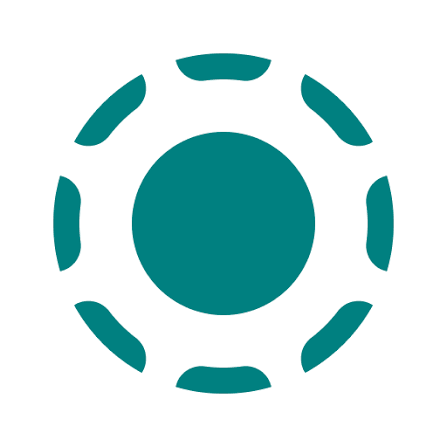
#> input picture art/share-shapes.png, 447 x 447 px
$ python make_app_icons.py ../art/share-shapes.png ../art/share-shapes.png
#> lines starting #> are read from the running program, lines starting #| are printed output that depends on the picture; after the words box and inside, x2 and y2 are one past the last pixel; in counts of white or black regions, pixels touching at a corner belong together
# make_app_icons.py <square source.png> <client dir>
#
# Writes OldSend's app icons at every size iOS 6 uses, finished the way Apple's own app icons are.
# iOS 6 treats apps in /Applications as system apps and draws their icons exactly as supplied: no
# rounded mask, no shadow, no gloss. Apple's apps therefore ship finished icons, and so does this.
#
# What a finished icon looks like was measured on an iPhone 4S running iOS 6.1.3, from Apple's
# icons (Mail, Notes, Messages, Settings, Safari) and from the templates iOS itself applies to App
# Store apps (/System/Library/PrivateFrameworks/MobileIcons.framework: AppIconMask, AppIconShadow,
# TableIconMask, TableIconOutline). Apple's home-screen icons are exactly that mask and shadow:
#   Home screen, iPhone (Icon@2x.png): 118 x 120 px. The icon is 114 px at x 2, y 1, with circular
#     corners of 20 px (10/57 of the size). Under it is a shadow: the same shape moved 2 px down,
#     blurred (a 5 px wide ramp: 14, 43, 85, 114 of 255 under the bottom edge, 14, 43 at the
#     sides) and 50 % black. SpringBoard puts that image 2 px down in its 118 x 124 icon, as is.
#   Home screen, iPad (Icon-72@2x.png): 148 x 152 px, the icon 144 px at x 2, y 2, a shadow
#     1.5 px down at 60 % black.
#   Settings, Spotlight, notifications (Icon-Small@2x.png): 58 x 58 px, corners of 9 px, and a thin
#     dark outline along the edge (black, 28 % at the top to 41 % at the bottom), no shadow.
#   iPad Spotlight (Icon-Small-50@2x.png): 100 x 100 px, the icon 96 px at x 2, y 2, a faint
#     one-pixel shadow under it.
# The 1x files are the same at half the size (the home-screen icon at x 1, y 0).
#
# The Info.plist must list every file, @2x ones included, in CFBundleIconFiles, as Apple's apps
# do: SpringBoard picks from the listed names only, and without Icon@2x.png it picks
# Icon-72.png (the 1x iPad icon) and scales it up, which looks soft and sits 1 px off.
#
# The source should be square, at least 512 px (1024 px best), with square corners and no gloss.
import os
import sys

from PIL import Image, ImageDraw, ImageFilter

SS = 8  # supersampling for the masks and shadows

# name: canvas w, canvas h, icon size, x, y, corner radius, shadow, outline   (pixels)
#   shadow: (drop, blur, opacity) or None; blur is a Gaussian sigma, or RAMP
RAMP = (14, 29, 42, 29, 14)  # Apple's shadow blur at @2x: the edge ramps 14, 43, 85, 114, 128
ICONS = {
    'Icon.png':             (59, 60, 57, 1, 0, 10.0, (1.0, 0.585, 0.50), False),   # iPhone home
    'Icon@2x.png':          (118, 120, 114, 2, 1, 20.0, (2.0, RAMP, 0.50), False),
    'Icon-72.png':          (74, 76, 72, 1, 1, 12.625, (0.75, 0.4, 0.60), False),  # iPad home
    'Icon-72@2x.png':       (148, 152, 144, 2, 2, 25.25, (1.5, 0.8, 0.60), False),
    'Icon-Small.png':       (29, 29, 29, 0, 0, 4.5, None, True),    # Settings, Spotlight, notifications
    'Icon-Small@2x.png':    (58, 58, 58, 0, 0, 9.0, None, True),
    'Icon-Small-50.png':    (50, 50, 48, 1, 1, 8.0, (0.5, 0, 0.18), False),   # iPad Spotlight
    'Icon-Small-50@2x.png': (100, 100, 96, 2, 2, 16.0, (1.0, 0, 0.18), False),
}


def shape(width, height, x, y, size, radius, inset=0.0):
    """Antialiased rounded square on a width x height canvas, supersampled SS times ('L')."""
    m = Image.new('L', (width * SS, height * SS), 0)
    box = [(x + inset) * SS, (y + inset) * SS, (x + size - inset) * SS - 1, (y + size - inset) * SS - 1]
    ImageDraw.Draw(m).rounded_rectangle(box, radius=radius * SS, fill=255)
    return m


def icon(source, width, height, size, x, y, radius, shadow, outline):
    canvas = Image.new('RGBA', (width, height), (0, 0, 0, 0))
    if shadow:
        drop, sigma, opacity = shadow
        m = shape(width, height, x, y + drop, size, radius)
        if isinstance(sigma, tuple):
            # Separable kernel on the final pixels, with room around so the edges get filtered too.
            k = len(sigma)
            pad = Image.new('L', (width + 2 * k, height + 2 * k), 0)
            pad.paste(m.reduce(SS), (k, k))
            weights = [a * b for a in sigma for b in sigma]
            m = pad.filter(ImageFilter.Kernel((k, k), weights, sum(weights))).crop((k, k, k + width, k + height))
        else:
            if sigma:
                m = m.filter(ImageFilter.GaussianBlur(sigma * SS))
            m = m.reduce(SS)
        canvas.putalpha(m.point(lambda v: int(v * opacity + 0.5)))

    # One resample from the source straight to the final size keeps the art sharp.
    body = source.resize((size, size), Image.LANCZOS).convert('RGBA')
    if outline:
        # The hairline dark edge of Apple's small icons: half a point wide, black from 72/255 at
        # the top to 104/255 at the bottom, following the rounded corners.
        hair = size / 58.0
        ring = Image.new('L', (size * SS, size * SS), 255)
        ring.paste(0, mask=shape(size, size, 0, 0, size, radius - 1.25 * hair, inset=hair))
        ring = ring.reduce(SS)
        alpha = Image.new('L', (size, size))
        alpha.putdata([v * int(round(72 + 32 * (i // size) / (size - 1))) // 255
                       for i, v in enumerate(ring.tobytes())])
        dark = Image.new('RGBA', (size, size), (0, 0, 0, 0))
        dark.putalpha(alpha)
        body.alpha_composite(dark)

    layer = Image.new('RGBA', (width, height), (0, 0, 0, 0))
    layer.paste(body, (x, y))
    layer.putalpha(shape(width, height, x, y, size, radius).reduce(SS))
    canvas.alpha_composite(layer)
    return canvas


def main(source_path, out_dir):
#> called with source_path = '../art/share-shapes.png', out_dir = '../art/share-shapes.png'
    source = Image.open(source_path).convert('RGB')
#> source is the input picture: PIL image 447x447 RGB; mean R, G, B 199.8, 227.4, 227.4
    if source.size[0] != source.size[1]:
        sys.exit('the source icon must be square')
    for name, spec in ICONS.items():
        icon(source, *spec).save(os.path.join(out_dir, name), optimize=True)
        print(name, spec[:2])
#> this loop made 8 passes
#> pass 1, in icon, `m = shape(width, height, x, y + drop, size, radius)`:
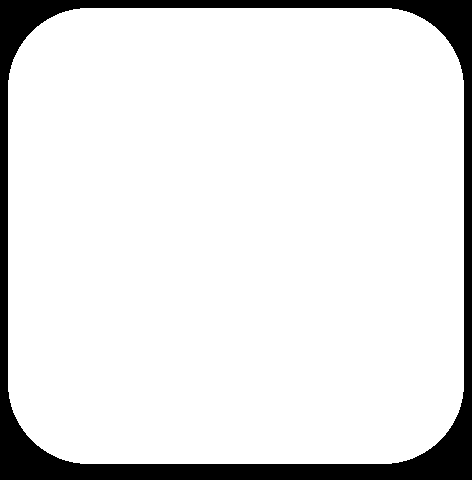
#> m: PIL image 472x480 L; 89.3% white; 1 black region, box (x1, y1, x2, y2) and area: (0, 0, 472, 480) 24224
#> pass 1, in icon, `m = m.filter(ImageFilter.GaussianBlur(sigma * SS))`:
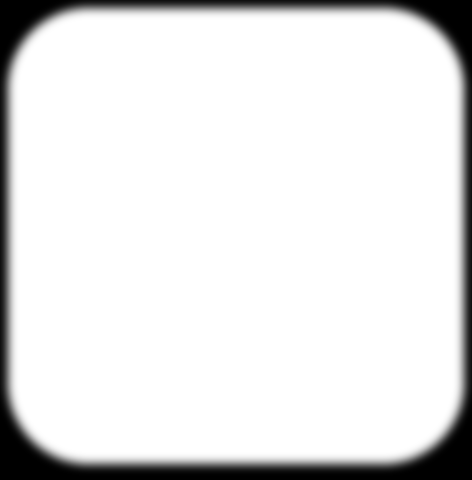
#> m: PIL image 472x480 L; min 0, max 255, mean 227.7


if __name__ == '__main__':
    main(sys.argv[1], sys.argv[2])
